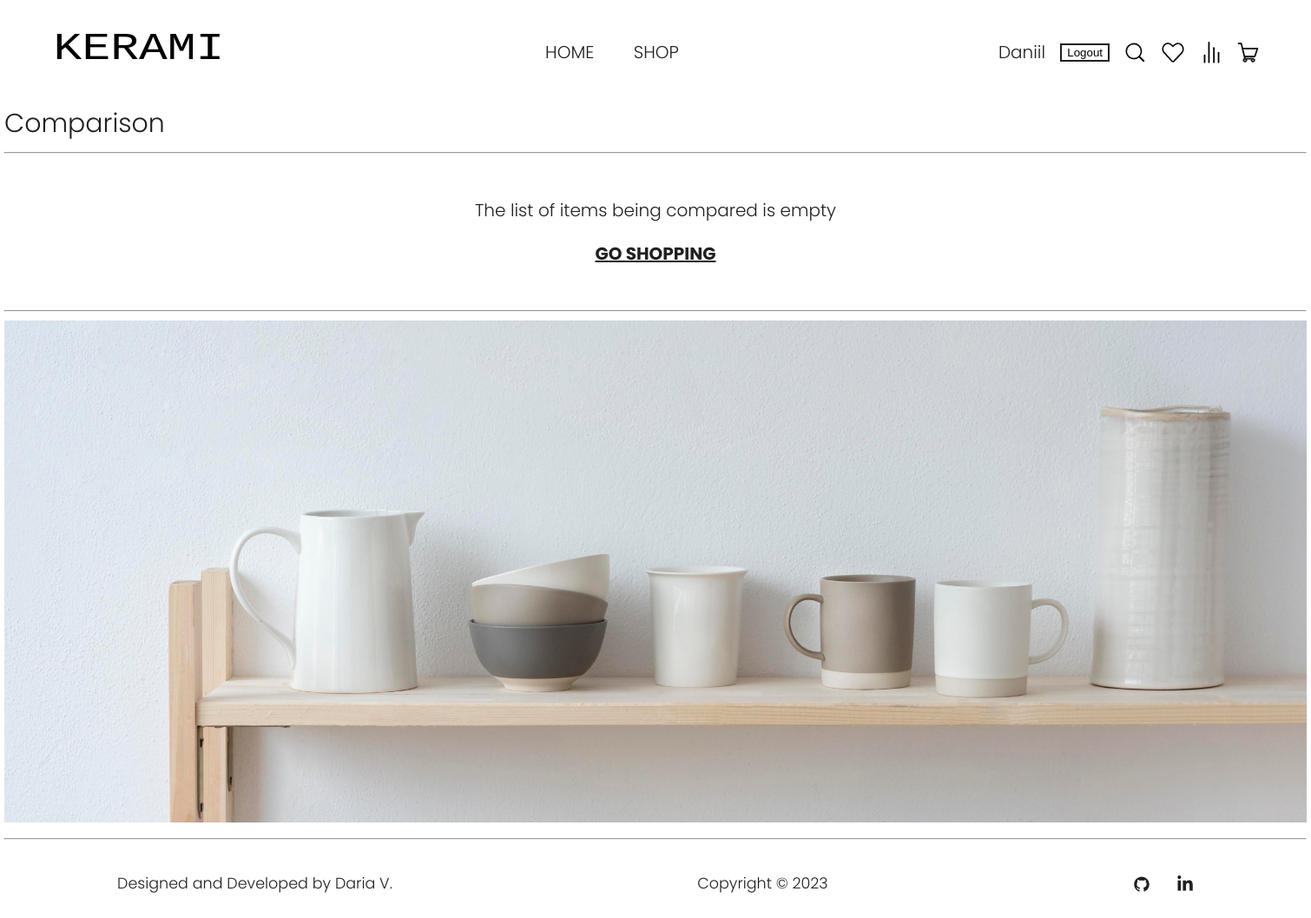
The page /comparison/ (signed in) on the database as committed earlier.
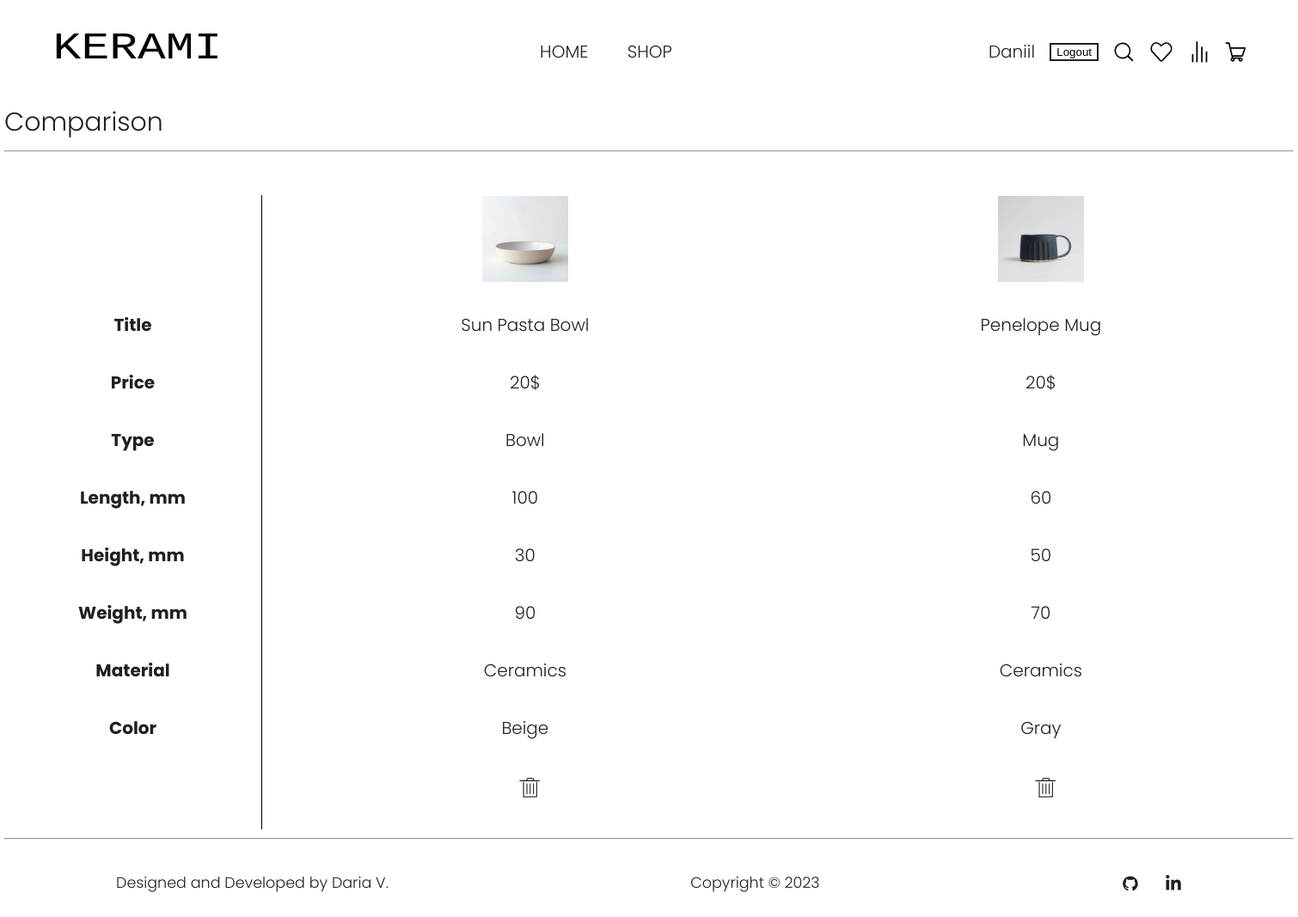
The same page on the database as committed later.
### home/models.py (models this page shows, shortened)
class Menu(models.Model):
    title = models.CharField(max_length=100)
    url = models.CharField(max_length=100)
    class Meta:
        verbose_name = 'Menu'
        verbose_name_plural = 'Menu'

### comparison/models.py (models this page shows, shortened)
class Comparison(models.Model):
    title = models.CharField(max_length=50)
    price = models.CharField(max_length=5)
    category = models.CharField(max_length=100, default='another')
    length = models.IntegerField()
    height = models.IntegerField()
    weight = models.IntegerField()
    material = models.CharField(max_length=20)
    color = models.CharField(max_length=20)
    image = models.ImageField(upload_to='comparison/images')
    user = models.ForeignKey(User, on_delete=models.CASCADE)
    main_item = models.ForeignKey(Item, on_delete=models.CASCADE)

### comparison/views.py (the view)
# urls.py: path('comparison/', views.all_items_for_comparison, name='comparison'),
def all_items_for_comparison(request):
    menu = Menu.objects.all()
    compared_items = Comparison.objects.filter(user=request.user)
    return render(request, 'comparison/comparison.html', {'compared_items': compared_items, 'menu': menu})

### templates/comparison/comparison.html (shortened to what this page needs)
{% extends 'home/base.html' %}
{% load static %}
{% block css %}
<link rel="stylesheet" href="{% static 'css/comparison.css' %}">
{% endblock %}
{% block content %}
<main>
    <section class="comparison-page">
        <div class="comparison container">
            <h1 class="comparison-title">Comparison</h1>
            <hr>
            {% if compared_items %}
            <div class="items-comparison-table">
                <table class="comparison-table">
                    <thead class="titles-row">
                    <tr class="table-row-titles">
                        <th class="product-thumbnail"></th>
                        <th class="product-name">Title</th>
                        <th class="product-price">Price</th>
                        <th class="product-type">Type</th>
                        <th class="product-length">Length, mm</th>
                        <th class="product-height">Height, mm</th>
                        <th class="product-weight">Weight, mm</th>
                        <th class="product-material">Material</th>
                        <th class="product-color">Color</th>
                        <th class="product-remove">&nbsp;</th>
                    </tr>
                    </thead>
                    <tbody class="items-body-table">
                    {% for item in compared_items %}
                    <tr>
                        <th class="product-thumbnail"><img src="{{ item.image.url }}" alt="{{ item.title }}"></th>
                        <td class="product-name">{{ item.title }}</td>
                        <td class="product-price">{{ item.price }}</td>
                        <td class="product-type">{{ item.category }}</td>
                        <td class="product-length">{{ item.length }}</td>
                        <td class="product-height">{{ item.height }}</td>
                        <td class="product-weight">{{ item.weight }}</td>
                        <td class="product-material">{{ item.material }}</td>
                        <td class="product-color">{{ item.color }}</td>
                        <td class="product-remove">&nbsp;
                            <a href="{% url 'delete-compare-item' item.pk %}">
                            </a>
                        </td>
                    </tr>
                    {% endfor %}
                    </tbody>
                </table>
            </div>
            {% else %}
            <div class="no-comparison-found">
                <p>The list of items being compared is empty</p>
                <a href="{% url 'shop' %}">GO SHOPPING</a>
            </div>
            <hr>
            <div class="ceramics-image">
                <img src="{% static 'cart/pottery_objects.jpg' %}" alt="Pottery Objects">
            </div>
            {% endif %}
            <hr>
        </div>
    </section>
</main>
{% endblock %}

### templates/home/base.html (shortened to what this page needs)
<!DOCTYPE html>
{% load static %}
<html lang="en">
<head>
    <link rel="stylesheet" href="{% static 'css/base.css' %}">
    {% block css %}{% endblock %}
</head>
<body>
{% block header %}
<header class="header-menu">
    <div class="header container">
        <div class="logo">
            <a href="{% url 'home' %}"><img src="{% static 'home/logo_ceramics.svg' %}" alt="KERAMI"></a>
        </div>
        <nav class="menu-nav">
            {% for m in menu %}
            <a class="menu-nav-item" href="{{ m.url }}">{{ m.title }}</a>
            {% endfor %}
        </nav>
        <div class="right-items">
            {% if user.is_authenticated %}
            <a href="#">{{ user.username }}</a>
            <form action="{% url 'logout' %}" method="post">
                <button class="logout-btn">Logout</button>
            </form>
            {% else %}
            <a href="{% url 'login' %}">LOGIN</a>
            {% endif %}
            <a class="link-svg" href="#">
            </a>
            {% if user.is_authenticated %}
            <a class="link-svg" href="{% url 'favourites' %}">
                {% else %}
                <a class="link-svg" href="{% url 'login' %}">
                    {% endif %}
                </a>
            {% if user.is_authenticated %}
            <a class="link-svg" href="{% url 'comparison' %}">
                {% else %}
                <a class="link-svg" href="{% url 'login' %}">
                    {% endif %}
                </a>
            {% if user.is_authenticated %}
            <a class="link-svg" href="{% url 'cart' %}">
                {% else %}
                <a class="link-svg" href="{% url 'login' %}">
                    {% endif %}
                </a>
        </div>
    </div>
</header>
{% endblock header %}
{% block content %}
{% endblock content%}
<footer class="footer-nav">
    <div class="page-footer_wrapper container">
        <div class="footer-designer-name">
            <h3>Designed and Developed by Daria V.</h3>
        </div>
        <div class="footer-copyright">
            <h3>Copyright © 2023</h3>
        </div>
        <div class="footer-body">
            <ul class="footer-icons">
                <li class="social-icon">
                    <a href="https://github.com/dariavarlamovaa" target="_blank"
                       rel="noopener noreferrer">
                    </a>
                </li>
                <li class="social-icon">
                    <a href="https://www.linkedin.com/in/daria-varlamova-091537270/"
                       target="_blank" rel="noopener noreferrer">
                    </a>
                </li>
            </ul>
        </div>
    </div>
</footer>
</body>
</html>

Rows that differ between the two databases and show on the page:
added Comparison: image (picture), title "Sun Pasta Bowl", price "20$", category "Bowl", length "100", height "30", weight "90", material "Ceramics", color "Beige"
added Comparison: image (picture), title "Penelope Mug", price "20$", category "Mug", length "60", height "50", weight "70", material "Ceramics", color "Gray"
Other text that changed with them:
text no longer shown: "The list of items being compared is empty GO SHOPPING"
text now shown: "Title Price Type Length, mm Height, mm Weight, mm Material Color"
